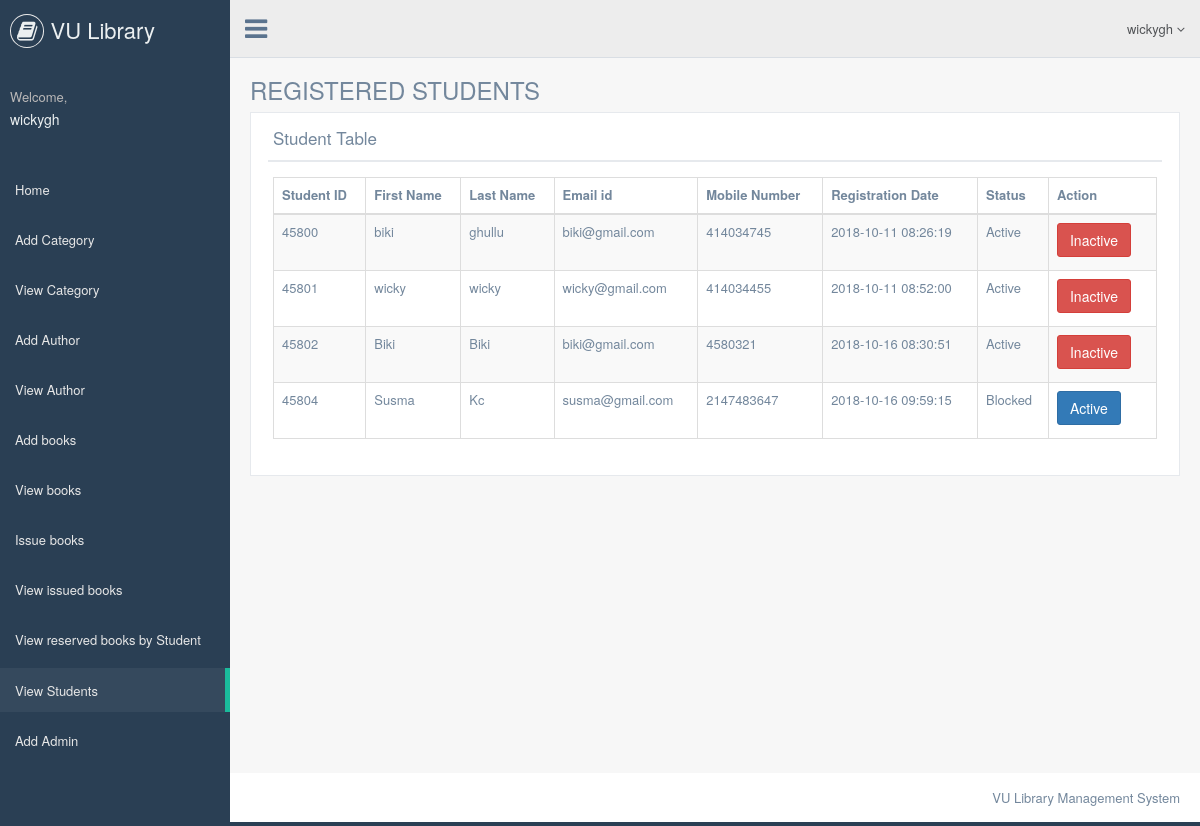
Page /admin/viewstudents.php (signed in) on the committed database.
### tables this page shows
CREATE TABLE `Student` (
  `id` int(11) NOT NULL,
  `studentid` int(10) NOT NULL,
  `firstname` varchar(100) NOT NULL,
  `lastname` varchar(100) NOT NULL,
  `password` varchar(100) NOT NULL,
  `email` varchar(100) NOT NULL,
  `phone` int(50) NOT NULL,
  `registrationdate` datetime DEFAULT NULL,
  `status` int(5) NOT NULL
);

### admin/viewstudents.php (the view, shortened to what this page needs)
    <?php
include("include/header.php");
include("include/connect.php");
?>
        <div class="right_col" role="main">
            <div class="">
                <div class="page-title">
                    <div class="title_left">
                        <h3>REGISTERED STUDENTS</h3>
                    </div>
                </div>
                <div class="clearfix"></div>
                <div class="row" style="min-height:500px">
                    <div class="col-md-12 col-sm-12 col-xs-12">
                        <div class="x_panel">
                            <div class="x_title">
                                <h2>Student Table</h2>
                                <div class="clearfix"></div>
                            </div>
                            <div class="x_content">
                               <table class="table table-striped table-bordered table-hover" id="dataTables-example">
                                    <thead>
                                        <tr>
                                            <th>Student ID</th>
                                            <th>First Name</th>
                                            <th>Last Name</th>
                                            <th>Email id </th>
                                            <th>Mobile Number</th>
                                            <th>Registration Date</th>
                                            <th>Status</th>
                                            <th>Action</th>
                                        </tr>
                                    </thead>
                                    <tbody>
<?php $sql = "SELECT * from Student";
$query = $dbh -> prepare($sql);
$query->execute();
$results=$query->fetchAll(PDO::FETCH_OBJ);
if($query->rowCount() > 0)
{
foreach($results as $result)
{               ?>
                                        <tr class="odd gradeX">
                                            <td class="center"><?php echo htmlentities($result->studentid);?></td>
                                            <td class="center"><?php echo htmlentities($result->firstname);?></td>
                                            <td class="center"><?php echo htmlentities($result->lastname);?></td>
                                            <td class="center"><?php echo htmlentities($result->email);?></td>
                                              <td class="center"><?php echo htmlentities($result->phone);?></td>
                                             <td class="center"><?php echo htmlentities($result->registrationdate);?></td>
                                            <td class="center"><?php if($result->status==1)
                                            {
                                                echo htmlentities("Active");
                                            } else {
                                            echo htmlentities("Blocked");
}
                                            ?></td>
                                            <td class="center">
<?php if($result->status==1)
 {?>
<a href="viewstudents.php?inid=<?php echo htmlentities($result->studentid);?>" onclick="return confirm('Are you sure you want to block this student?');"" >  <button class="btn btn-danger"> Inactive</button>
<?php } else {?>
                                            <a href="viewstudents.php?id=<?php echo htmlentities($result->studentid);?>" onclick="return confirm('Are you sure you want to activate this students account?');""><button class="btn btn-primary"> Active</button>
                                            <?php } ?>
                                            </td>
                                        </tr>
 <?php }} ?>
                                    </tbody>
                                </table>
                            </div>
                        </div>
                    </div>
                </div>
            </div>
        </div>
<?php
include("include/footer.php");
?>

### rows in the picture
student: studentid "45800", firstname "biki", lastname "ghullu", email "biki@gmail.com", phone "414034745", registrationdate "2018-10-11 08:26:19"
student: studentid "45801", firstname "wicky", lastname "wicky", email "wicky@gmail.com", phone "414034455", registrationdate "2018-10-11 08:52:00"
student: studentid "45802", firstname "Biki", lastname "Biki", email "biki@gmail.com", phone "4580321", registrationdate "2018-10-16 08:30:51"
student: studentid "45804", firstname "Susma", lastname "Kc", email "susma@gmail.com", phone "2147483647", registrationdate "2018-10-16 09:59:15"

### other values in the picture
$name "wickygh"
